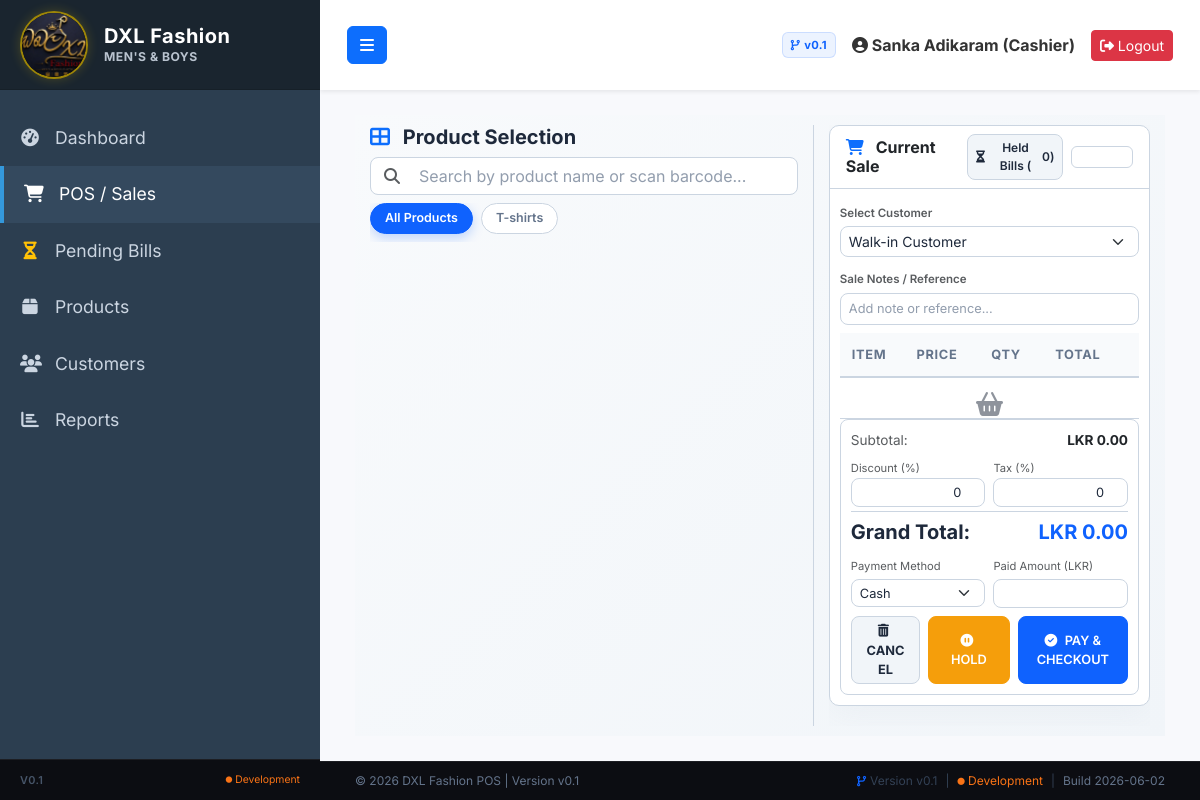
The app's page /sales.php (signed in), older data.
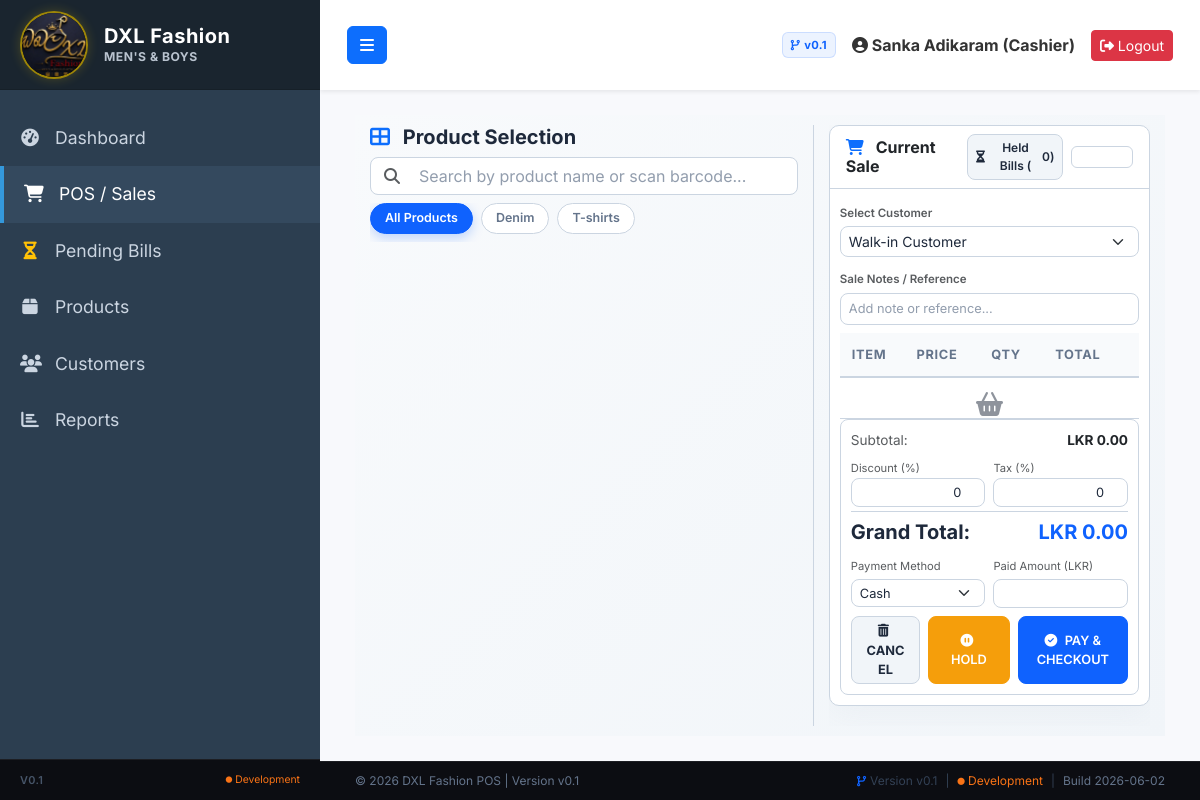
The same page, newer data.
### tables this page shows
CREATE TABLE `categories` (
  `id` int(11) NOT NULL AUTO_INCREMENT,
  `category_name` varchar(100) NOT NULL,
  `created_at` timestamp NOT NULL DEFAULT current_timestamp(),
  PRIMARY KEY (`id`)
);

### sales.php (the view, shortened to what the changed rows need)
<?php
require_once 'config/database.php';
require_once 'includes/header.php';
$categories = $pdo->query("SELECT * FROM categories ORDER BY category_name")->fetchAll();
?>
<div class="premium-dark-page pos-viewport-wrapper">
    <div class="pos-layout-container">
        <div class="pos-left-panel">
            <div class="d-flex overflow-auto mb-2 gap-2 align-items-center" style="white-space: nowrap; flex-shrink:0; padding-bottom: 8px;">
                <a href="javascript:void(0)" class="pos-category-pill active" data-id="all" onclick="selectCategory('all', this)">All Products</a>
                <?php foreach($categories as $cat): ?>
                    <a href="javascript:void(0)" class="pos-category-pill" data-id="<?= $cat['id'] ?>" onclick="selectCategory(<?= $cat['id'] ?>, this)">
                        <?= htmlspecialchars($cat['category_name']) ?>
                    </a>
                <?php endforeach; ?>
            </div>
        </div>
        <div class="pos-right-panel">
            <div class="card pos-cart-card border-0" style="border: 1px solid var(--border-color-dark) !important;">
                <div class="card-body">
                    <div class="pos-cart-items-scroll" style="border-bottom: 1px solid var(--border-color-dark);">
                        <table class="table table-hover align-middle table-sm m-0">
                            <thead>
                                <tr style="border-bottom: 2px solid var(--border-color-dark);">
                                    <th>Item</th>
                                    <th>Price</th>
                                    <th class="text-center">Qty</th>
                                    <th class="text-end">Total</th>
                                    <th></th>
                                </tr>
                            </thead>
                        </table>
                    </div>
                </div>
            </div>
        </div>
    </div>
</div>
<?php require_once 'includes/footer.php'; ?>

Row changes from the older to the newer data that the page shows:
added categories: category_name "Denim"
